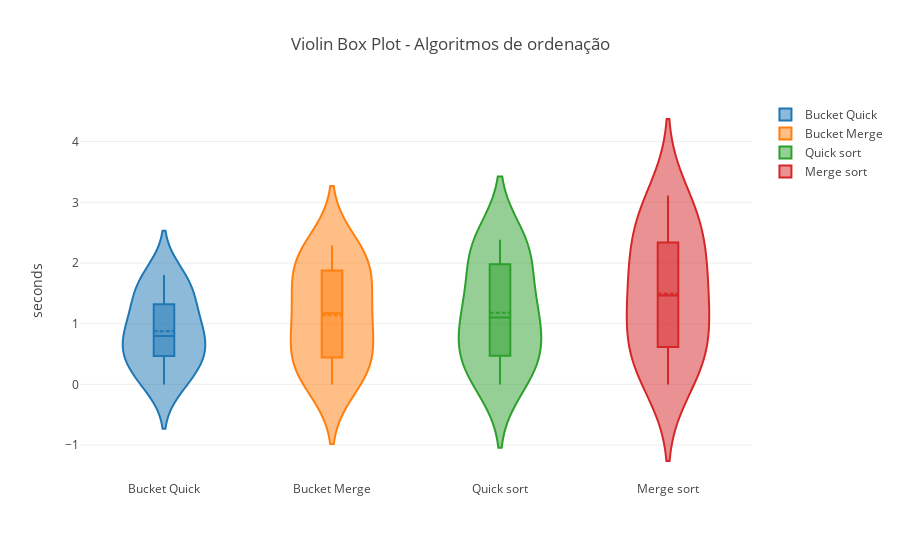

Write notebook code for a chart like this one.
### Code cell
algorithms_times = [
    ['Bucket Quick', list(zip(*times))[0]],
    ['Bucket Merge', list(zip(*times))[1]],
    ['Quick sort', list(zip(*times))[2]],
    ['Merge sort', list(zip(*times))[3]]
]

data = []
for algorithm_times in algorithms_times:
    trace = {
        "type": 'violin',
        "x": algorithm_times[0],
        "y": algorithm_times[1],
        "name": algorithm_times[0],
        "box": {
            "visible": True
        },
        "meanline": {
            "visible": True
        }
    }
    
    data.append(trace)
        
fig = {
    "data": data,
    "layout" : {
        "title": "Violin Box Plot - Algoritmos de ordenação",
        "yaxis": {
            "title": 'seconds',
            "zeroline": False,
        }
    }
}

iplot(fig, filename='violin/multiple', validate = False)

### Figure 1 — Plotly figure (JSON) as saved in the notebook; plotly's stock layout.template omitted (floating-point values rounded to 4 significant figures)
{"data": [{"box": {"visible": true}, "meanline": {"visible": true}, "name": "Bucket Quick", "type": "violin", "x": "Bucket Quick", "y": [4.029e-05, 0.1312, 0.2393, 0.5903, 0.4691, 0.5804, 0.7459, 0.8522, 1.023, 1.209, 1.322, 1.801, 1.585, 1.702]}, {"box": {"visible": true}, "meanline": {"visible": true}, "name": "Bucket Merge", "type": "violin", "x": "Bucket Merge", "y": [3.386e-05, 0.1312, 0.2737, 0.4445, 0.5975, 0.778, 1.211, 1.135, 1.336, 1.72, 2.065, 1.878, 2.108, 2.287]}, {"box": {"visible": true}, "meanline": {"visible": true}, "name": "Quick sort", "type": "violin", "x": "Quick sort", "y": [4.053e-06, 0.1267, 0.3098, 0.4736, 0.6572, 0.7944, 1.021, 1.183, 1.425, 1.572, 2.384, 1.979, 2.276, 2.342]}, {"box": {"visible": true}, "meanline": {"visible": true}, "name": "Merge sort", "type": "violin", "x": "Merge sort", "y": [2.861e-06, 0.1789, 0.4618, 0.6167, 0.8517, 1.094, 1.321, 1.606, 1.821, 2.088, 2.339, 2.585, 2.858, 3.111]}], "layout": {"title": "Violin Box Plot - Algoritmos de ordenação", "yaxis": {"title": "seconds", "zeroline": false}}}
